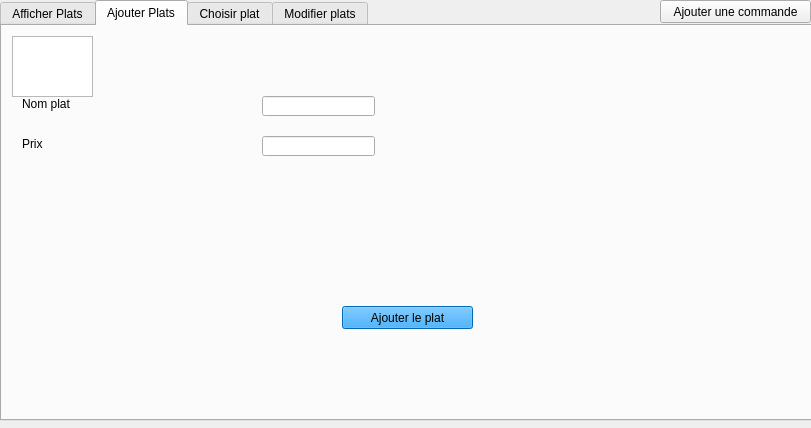
<?xml version="1.0" encoding="UTF-8"?>
<ui version="4.0">
 <class>ajouterplat</class>
 <widget class="QDialog" name="ajouterplat">
  <property name="geometry">
   <rect>
    <x>0</x>
    <y>0</y>
    <width>811</width>
    <height>428</height>
   </rect>
  </property>
  <property name="windowTitle">
   <string>Dialog</string>
  </property>
  <widget class="QTabWidget" name="Tab_plats">
   <property name="geometry">
    <rect>
     <x>0</x>
     <y>0</y>
     <width>821</width>
     <height>421</height>
    </rect>
   </property>
   <property name="styleSheet">
    <string notr="true">background-image: url(:/new/prefix1/folda/back.png);</string>
   </property>
   <property name="currentIndex">
    <number>1</number>
   </property>
   <widget class="QWidget" name="tab">
    <attribute name="title">
     <string>Afficher Plats</string>
    </attribute>
    <widget class="QTableView" name="Tab">
     <property name="geometry">
      <rect>
       <x>110</x>
       <y>40</y>
       <width>411</width>
       <height>271</height>
      </rect>
     </property>
    </widget>
    <widget class="QPushButton" name="pushButton_3">
     <property name="geometry">
      <rect>
       <x>310</x>
       <y>350</y>
       <width>131</width>
       <height>23</height>
      </rect>
     </property>
     <property name="styleSheet">
      <string notr="true">QPushButton {
background-color:#0094ff;
font: 8pt &quot;MS Shell Dlg 2&quot;;

}
QPushButton:hover
{background-color: rgb(70, 144, 255);
color :white;


}</string>
     </property>
     <property name="text">
      <string>Afficher</string>
     </property>
     <property name="icon">
      <iconset>
       <normaloff>../../../../../Downloads/Final/E-Health_care_2A12-remote/folda/add.PNG</normaloff>../../../../../Downloads/Final/E-Health_care_2A12-remote/folda/add.PNG</iconset>
     </property>
    </widget>
   </widget>
   <widget class="QWidget" name="tab_2">
    <attribute name="icon">
     <iconset>
      <normaloff>../../../../../Downloads/Final/E-Health_care_2A12-remote/folda/add.PNG</normaloff>../../../../../Downloads/Final/E-Health_care_2A12-remote/folda/add.PNG</iconset>
    </attribute>
    <attribute name="title">
     <string>Ajouter Plats</string>
    </attribute>
    <widget class="QLabel" name="label_5">
     <property name="geometry">
      <rect>
       <x>20</x>
       <y>70</y>
       <width>71</width>
       <height>16</height>
      </rect>
     </property>
     <property name="text">
      <string>Nom plat</string>
     </property>
    </widget>
    <widget class="QLabel" name="label_6">
     <property name="geometry">
      <rect>
       <x>20</x>
       <y>110</y>
       <width>81</width>
       <height>16</height>
      </rect>
     </property>
     <property name="text">
      <string>Prix</string>
     </property>
    </widget>
    <widget class="QPushButton" name="pushButton">
     <property name="geometry">
      <rect>
       <x>340</x>
       <y>280</y>
       <width>131</width>
       <height>23</height>
      </rect>
     </property>
     <property name="styleSheet">
      <string notr="true">QPushButton {
background-color:#0094ff;
font: 8pt &quot;MS Shell Dlg 2&quot;;

}
QPushButton:hover
{background-color: rgb(70, 144, 255);
color :white;


}</string>
     </property>
     <property name="text">
      <string>Ajouter le plat</string>
     </property>
     <property name="icon">
      <iconset>
       <normaloff>../../../../../Downloads/Final/E-Health_care_2A12-remote/folda/add.PNG</normaloff>../../../../../Downloads/Final/E-Health_care_2A12-remote/folda/add.PNG</iconset>
     </property>
    </widget>
    <widget class="QLineEdit" name="lineEdit_Nomplat">
     <property name="geometry">
      <rect>
       <x>260</x>
       <y>70</y>
       <width>113</width>
       <height>20</height>
      </rect>
     </property>
    </widget>
    <widget class="QLineEdit" name="lineEdit_Prix">
     <property name="geometry">
      <rect>
       <x>260</x>
       <y>110</y>
       <width>113</width>
       <height>20</height>
      </rect>
     </property>
    </widget>
    <widget class="QTableView" name="ID_plat">
     <property name="geometry">
      <rect>
       <x>10</x>
       <y>10</y>
       <width>81</width>
       <height>61</height>
      </rect>
     </property>
    </widget>
   </widget>
   <widget class="QWidget" name="TAB3">
    <attribute name="icon">
     <iconset>
      <normaloff>../../../../../Downloads/Final/E-Health_care_2A12-remote/folda/delete.PNG</normaloff>../../../../../Downloads/Final/E-Health_care_2A12-remote/folda/delete.PNG</iconset>
    </attribute>
    <attribute name="title">
     <string>Choisir plat</string>
    </attribute>
    <widget class="QLabel" name="label_couscous">
     <property name="geometry">
      <rect>
       <x>0</x>
       <y>0</y>
       <width>221</width>
       <height>121</height>
      </rect>
     </property>
     <property name="text">
      <string/>
     </property>
     <property name="pixmap">
      <pixmap>lasagna.jpg</pixmap>
     </property>
     <property name="scaledContents">
      <bool>true</bool>
     </property>
    </widget>
    <widget class="QSpinBox" name="food11c_3">
     <property name="geometry">
      <rect>
       <x>0</x>
       <y>120</y>
       <width>41</width>
       <height>21</height>
      </rect>
     </property>
     <property name="font">
      <font>
       <family>Arial Rounded MT Bold</family>
       <pointsize>10</pointsize>
       <weight>75</weight>
       <bold>true</bold>
      </font>
     </property>
    </widget>
    <widget class="QLabel" name="label_couscous_2">
     <property name="geometry">
      <rect>
       <x>280</x>
       <y>0</y>
       <width>221</width>
       <height>121</height>
      </rect>
     </property>
     <property name="text">
      <string/>
     </property>
     <property name="pixmap">
      <pixmap>lasagna.jpg</pixmap>
     </property>
     <property name="scaledContents">
      <bool>true</bool>
     </property>
    </widget>
    <widget class="QSpinBox" name="food11c_4">
     <property name="geometry">
      <rect>
       <x>280</x>
       <y>120</y>
       <width>41</width>
       <height>21</height>
      </rect>
     </property>
     <property name="font">
      <font>
       <family>Arial Rounded MT Bold</family>
       <pointsize>10</pointsize>
       <weight>75</weight>
       <bold>true</bold>
      </font>
     </property>
    </widget>
    <widget class="QLabel" name="label_couscous_3">
     <property name="geometry">
      <rect>
       <x>550</x>
       <y>0</y>
       <width>221</width>
       <height>121</height>
      </rect>
     </property>
     <property name="text">
      <string/>
     </property>
     <property name="pixmap">
      <pixmap>lasagna.jpg</pixmap>
     </property>
     <property name="scaledContents">
      <bool>true</bool>
     </property>
    </widget>
    <widget class="QSpinBox" name="food11c_5">
     <property name="geometry">
      <rect>
       <x>550</x>
       <y>120</y>
       <width>41</width>
       <height>21</height>
      </rect>
     </property>
     <property name="font">
      <font>
       <family>Arial Rounded MT Bold</family>
       <pointsize>10</pointsize>
       <weight>75</weight>
       <bold>true</bold>
      </font>
     </property>
    </widget>
   </widget>
   <widget class="QWidget" name="tab_3">
    <attribute name="title">
     <string>Modifier plats</string>
    </attribute>
    <widget class="QLineEdit" name="Nomplat">
     <property name="geometry">
      <rect>
       <x>180</x>
       <y>60</y>
       <width>113</width>
       <height>20</height>
      </rect>
     </property>
    </widget>
    <widget class="QLabel" name="label_8">
     <property name="geometry">
      <rect>
       <x>70</x>
       <y>60</y>
       <width>71</width>
       <height>16</height>
      </rect>
     </property>
     <property name="text">
      <string>Nom plat</string>
     </property>
    </widget>
    <widget class="QLineEdit" name="prixplat">
     <property name="geometry">
      <rect>
       <x>180</x>
       <y>110</y>
       <width>113</width>
       <height>20</height>
      </rect>
     </property>
    </widget>
    <widget class="QLabel" name="label_10">
     <property name="geometry">
      <rect>
       <x>70</x>
       <y>120</y>
       <width>47</width>
       <height>14</height>
      </rect>
     </property>
     <property name="text">
      <string>Prix</string>
     </property>
    </widget>
    <widget class="QPushButton" name="pushButton_2">
     <property name="geometry">
      <rect>
       <x>390</x>
       <y>250</y>
       <width>131</width>
       <height>23</height>
      </rect>
     </property>
     <property name="styleSheet">
      <string notr="true">QPushButton {
background-color:#0094ff;
font: 8pt &quot;MS Shell Dlg 2&quot;;

}
QPushButton:hover
{background-color: rgb(70, 144, 255);
color :white;


}</string>
     </property>
     <property name="text">
      <string>Modifier</string>
     </property>
     <property name="icon">
      <iconset>
       <normaloff>../../../../../Downloads/Final/E-Health_care_2A12-remote/folda/add.PNG</normaloff>../../../../../Downloads/Final/E-Health_care_2A12-remote/folda/add.PNG</iconset>
     </property>
    </widget>
    <widget class="QLabel" name="label_9">
     <property name="geometry">
      <rect>
       <x>70</x>
       <y>20</y>
       <width>71</width>
       <height>16</height>
      </rect>
     </property>
     <property name="text">
      <string>ID Plat</string>
     </property>
    </widget>
    <widget class="QLineEdit" name="idplat">
     <property name="geometry">
      <rect>
       <x>180</x>
       <y>20</y>
       <width>113</width>
       <height>20</height>
      </rect>
     </property>
    </widget>
   </widget>
  </widget>
  <widget class="QPushButton" name="pushButton_4">
   <property name="geometry">
    <rect>
     <x>660</x>
     <y>0</y>
     <width>151</width>
     <height>23</height>
    </rect>
   </property>
   <property name="text">
    <string>Ajouter une commande</string>
   </property>
  </widget>
 </widget>
 <resources/>
 <connections/>
</ui>
